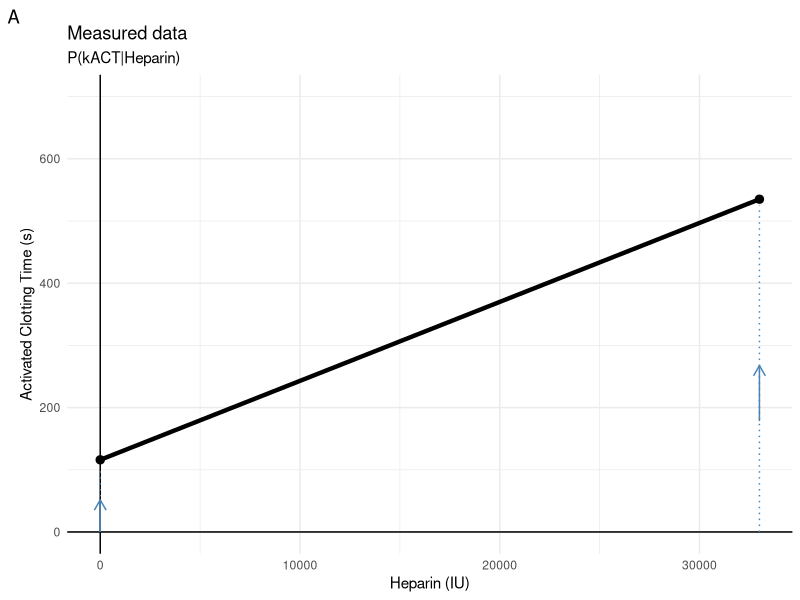
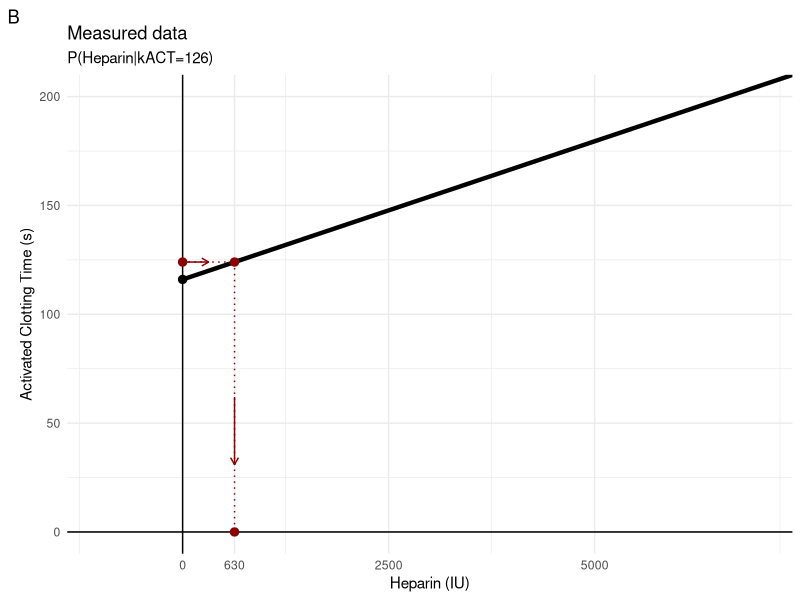

Generate these figures, in order, with R:
## ---- chunk 1
knitr::opts_chunk$set(echo = TRUE)
library(tidyverse)
## ---- chunk 2
# data set

dat1 <- tibble(
  act_0= 116,
  hep=33000,
  act_33000 = 535,
  slope_hep= (act_33000-act_0)/33000,
  act_x = 124,
  hep_act_x = (act_x-act_0)/slope_hep
)

# figA

ggplot(dat1)+
  geom_vline(xintercept = 0)+
  geom_hline(yintercept = 0)+
  geom_point(aes(x= 0, y= act_0),size=2.5)+
  geom_point(aes(x= 33000, y= act_33000),size=2.5)+
  
  # observed Heparin sensitivity
  geom_segment(aes(x= 0, xend=33000,
                   y= act_0, yend=act_33000), linewidth=1.5)+
  
  
  geom_segment(aes(x=0, xend=0, y=0, yend=113-10),
               col='steelblue',linewidth=0.5, linetype=3)+
  geom_segment(aes(x=0, xend=0, y=0, yend=(113-10)/2),
               arrow=arrow(length=unit(3, "mm")),
               col='steelblue',linewidth=0.5)+
  geom_segment(aes(x=33000, xend=33000, 
                   y=0, yend=act_33000-10),
               col='steelblue',linewidth=0.5,linetype=3)+
  geom_segment(aes(x=33000, xend=33000, 
                   y=act_33000/3, yend=act_33000/2),
               arrow=arrow(length=unit(3, "mm")),
               col='steelblue',linewidth=0.5,linetype=1)+
  theme_minimal()+
  labs(
    title='Measured data',
       subtitle='P(kACT|Heparin)',
    x='Heparin (IU)',
       y='Activated Clotting Time (s)',tag='A')+
  coord_cartesian(ylim=c(0,700))
  
## ---- chunk 3
ggplot(dat1)+
  geom_vline(xintercept = 0)+
  geom_hline(yintercept = 0)+
  geom_point(aes(x= 0, y= act_0),size=2.5)+
  geom_point(aes(x= 33000, y= act_33000),size=2.5)+
  
  # observed Heparin sensitivity
  geom_segment(aes(x= 0, xend=33000,
                   y= act_0, yend=act_33000), linewidth=1.5)+
  
  geom_segment(#data =dat1, 
               aes(x= 0, xend = median(hep_act_x),
                   y= median(act_x), yend= median(act_x)), 
               col='darkred', linetype=3,linewidth=0.5)+
  # pijltje in het midden
  geom_segment(#data =dat1, 
    aes(x= 0, xend = 0.5*median(hep_act_x),
        y= median(act_x), yend= median(act_x)), 
    col='darkred', linewidth=0.5,
    arrow=arrow(length=unit(2, "mm")))+
  
  geom_segment(
    aes(x= median(hep_act_x), xend = median(hep_act_x),
        yend= 0, y= median(act_x)), 
    col='darkred', linetype=3,linewidth=0.5)+
  
  # pijltje in het midden
  geom_segment(
               aes(x= median(hep_act_x), xend = median(hep_act_x),
                   yend= 0.25*median(act_x), y= 0.5*median(act_x)), 
               col='darkred', linewidth=0.5,
               arrow=arrow(length=unit(2, "mm")))+
  
  geom_point( aes(x= median(hep_act_x), y= median(act_x)),
              col='darkred', size=2.5)+
  
  
  geom_point(aes(x= median(hep_act_x), y= 0),
             col='darkred', size=2.5)+
  geom_point(aes(x= 0, y= median(act_x)),
             col='darkred', size=2.5)+
  
  theme_minimal()+
  labs(
    title='Measured data',
       subtitle='P(Heparin|kACT=126)',
    x='Heparin (IU)',
       y='Activated Clotting Time (s)',tag='B')+
  coord_cartesian(ylim=c(0,200), xlim=c(-1000,7000))+
  scale_x_continuous(minor_breaks = c(-1250,1250,3750,7250),
                     breaks = c(0,dat1$hep_act_x,2500,5000),
                     labels=c(0,round(dat1$hep_act_x,0),2500,5000))

